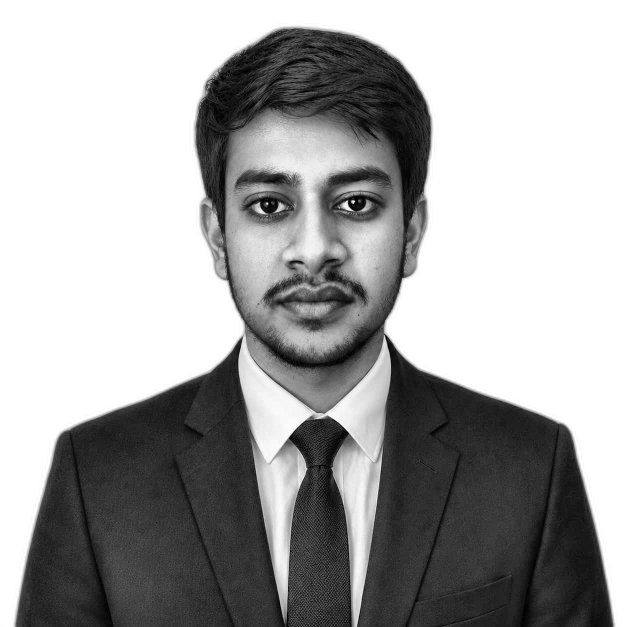
#> input picture assets/source/source-prepped.png, 1254 x 1254 px, found by its file name (shown at 1/2 size)
$ python make_ascii_svg.py
#> lines starting #> are read from the running program, lines starting #| are printed output that depends on the picture
import html
import os
import sys
import numpy as np
from PIL import Image


def main():
    default_input_path = os.path.join("assets", "source", "source-prepped.png")
    default_output_path = os.path.join("assets", "generated", "avi-ascii.svg")

    input_path = sys.argv[1] if len(sys.argv) > 1 else default_input_path
    output_path = sys.argv[2] if len(sys.argv) > 2 else default_output_path

    if not os.path.exists(input_path):
        print(f"Error: Input file '{input_path}' does not exist.", file=sys.stderr)
        sys.exit(1)

    os.makedirs(os.path.dirname(output_path), exist_ok=True)

    print(f"Loading prepped image from '{input_path}'...")
    try:
        img = Image.open(input_path).convert("L")
#> img is the input picture: PIL image 1254x1254 L; min 0, max 255, mean 166.5
    except Exception as e:
        print(f"Error loading image '{input_path}': {e}", file=sys.stderr)
        sys.exit(1)

    img_w, img_h = img.size
#> img_w = 1254; img_h = 1254
    print(f"Original image size: {img_w}x{img_h}")
#| Original image size: 1254x1254

    # Grid configuration
    cols = 100
    char_aspect = 0.5  # character cell width:height ratio
    img_aspect = img_w / img_h
#> img_aspect = 1
    rows = int(round(cols * char_aspect / img_aspect))
#> rows = 50
    print(f"Downsampling to grid: {cols} columns x {rows} rows")
#| Downsampling to grid: 100 columns x 50 rows

    # Downsample image
    img_resized = img.resize((cols, rows), Image.Resampling.LANCZOS)
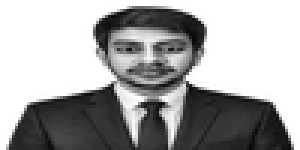
#> img_resized: PIL image 100x50 L (shown 3 times larger); min 6, max 255, mean 166.2
    pixels = np.array(img_resized)

    # Density ramp (bright to dark)
    # Brightness 255 -> index 0 (' ')
    # Brightness 0 -> index 12 ('@')
    ramp = " .`:-=+*cs#%@"
    ramp_len = len(ramp)

    ascii_rows = []
    for r in range(rows):
        row_chars = []
        for c in range(cols):
            b = pixels[r, c]
            idx = int(round((255 - b) / 255.0 * (ramp_len - 1)))
            idx = max(0, min(idx, ramp_len - 1))
            row_chars.append(ramp[idx])
        ascii_rows.append("".join(row_chars))
#> after the loop, ascii_rows = 50 items

    # Dimensions for SVG rendering
    view_width = 370.0
    char_w = view_width / cols
    line_h = char_w / char_aspect
    view_height = round(rows * line_h, 2)
#> view_height = 370
    font_size = round(line_h, 2)

    # Animation timing configuration
    row_delay = 0.04  # Delay (seconds) between row starts
    row_dur = 0.35  # Duration (seconds) for each row's wipe

    # Build SVG content
    svg_lines = []
    svg_lines.append('<?xml version="1.0" encoding="UTF-8"?>')
    svg_lines.append(
        f'<svg xmlns="http://www.w3.org/2000/svg" viewBox="0 0 {view_width} {view_height}" '
        f'width="{view_width}" height="{view_height}">'
    )
    svg_lines.append("  <defs>")
    svg_lines.append("    <style>")
    svg_lines.append("      .ascii-text {")
    svg_lines.append('        font-family: Consolas, "Courier New", ui-monospace, monospace;')
    svg_lines.append(f"        font-size: {font_size}px;")
    svg_lines.append("        fill: #c9c9c9;")
    svg_lines.append("        white-space: pre;")
    svg_lines.append("      }")
    svg_lines.append("    </style>")

    # Clip paths for row wipe animations
    for i in range(rows):
        t_start = i * row_delay
        y_pos = round(i * line_h, 2)
        h_val = round(line_h, 2)
        svg_lines.append(f'    <clipPath id="clip-row-{i}">')
        svg_lines.append(f'      <rect x="0" y="{y_pos}" width="0" height="{h_val}">')
        svg_lines.append(
            f'        <animate attributeName="width" from="0" to="{view_width}" '
            f'begin="{t_start:.2f}s" dur="{row_dur:.2f}s" fill="freeze" />'
        )
        svg_lines.append("      </rect>")
        svg_lines.append("    </clipPath>")
    svg_lines.append("  </defs>")

    # Text elements
    svg_lines.append("  <g>")
    for i in range(rows):
        y_baseline = round((i + 0.82) * line_h, 2)
        escaped_text = html.escape(ascii_rows[i])
        svg_lines.append(
            f'    <text xml:space="preserve" x="0" y="{y_baseline}" class="ascii-text" '
            f'textLength="{view_width}" lengthAdjust="spacingAndGlyphs" '
            f'clip-path="url(#clip-row-{i})">{escaped_text}</text>'
        )
#> after the loop, svg_lines = 313 items
    svg_lines.append("  </g>")

    # Riding cursor rects
    svg_lines.append("  <g>")
    cursor_w = round(char_w, 2)
    for i in range(rows):
        t_start = i * row_delay
        y_pos = round(i * line_h, 2)
        h_val = round(line_h, 2)
        svg_lines.append(
            f'    <rect x="0" y="{y_pos}" width="{cursor_w}" height="{h_val}" fill="#c9c9c9" opacity="0">'
        )
        svg_lines.append(
            f'      <animate attributeName="x" from="0" to="{view_width}" '
            f'begin="{t_start:.2f}s" dur="{row_dur:.2f}s" fill="freeze" />'
        )
        svg_lines.append(
            f'      <set attributeName="opacity" to="1" begin="{t_start:.2f}s" dur="{row_dur:.2f}s" />'
        )
        svg_lines.append("    </rect>")
#> after the loop, svg_lines = 515 items
    svg_lines.append("  </g>")

    svg_lines.append("</svg>")

    svg_content = "\n".join(svg_lines) + "\n"

    print(f"Writing SVG to '{output_path}'...")
    with open(output_path, "w", encoding="utf-8") as f:
        f.write(svg_content)

    print(f"Successfully generated ASCII SVG: {output_path}")


if __name__ == "__main__":
    main()
